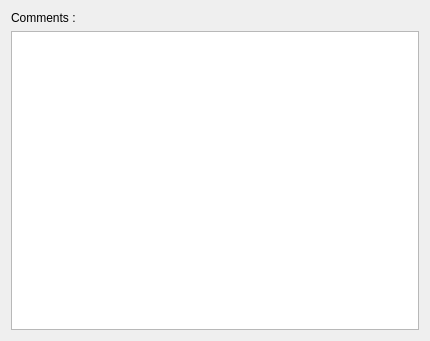
<?xml version="1.0" encoding="UTF-8"?>
<ui version="4.0">
 <class>Form</class>
 <widget class="QWidget" name="Form">
  <property name="geometry">
   <rect>
    <x>0</x>
    <y>0</y>
    <width>430</width>
    <height>341</height>
   </rect>
  </property>
  <property name="windowTitle">
   <string>Form</string>
  </property>
  <layout class="QVBoxLayout" name="verticalLayout">
   <item>
    <widget class="QLabel" name="label">
     <property name="text">
      <string>Comments :</string>
     </property>
    </widget>
   </item>
   <item>
    <widget class="QTextBrowser" name="comment">
     <property name="readOnly">
      <bool>false</bool>
     </property>
    </widget>
   </item>
  </layout>
 </widget>
 <resources/>
 <connections/>
</ui>
